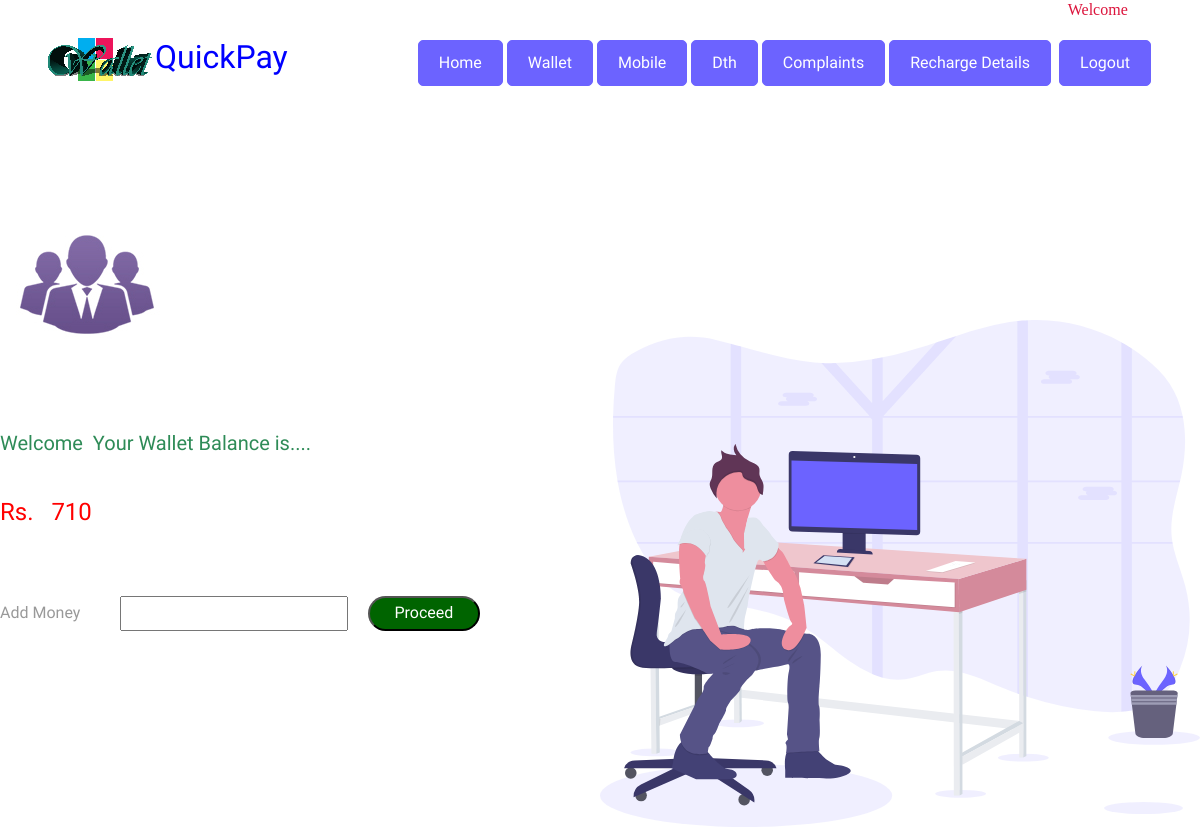
The page /wallt/ on the database as committed earlier.
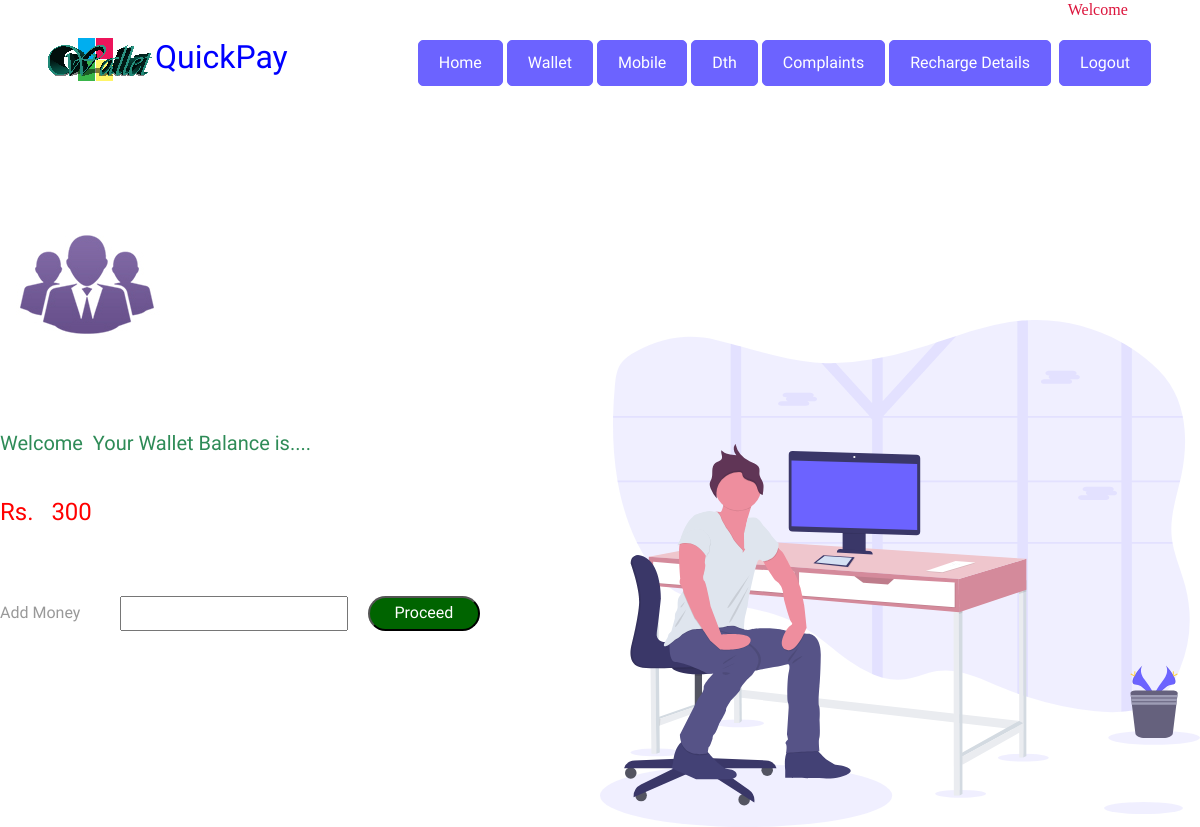
The same page on the database as committed later.
### login/models.py (models this page shows)
class wallet(models.Model):
    c_bal=models.IntegerField()
    ad_money=models.IntegerField()
    status=models.BooleanField(default=False)

### login/views.py (the view)
# urls.py: path('wallt/',views.wallt,name='wallt'),
def wallt(request):
    m=wallet.objects.all()
    Idlist=[]
    for e in m:
        Idlist.append(e.id)
    maxid=max(Idlist)
    k=wallet.objects.filter(id=maxid)
    return render(request,'wallet.html',{'k':k})

### templates/wallet.html (shortened to what this page needs)
{% load static %}
<!DOCTYPE html>
<html lang="en">
  <head>
    <link rel="stylesheet" href="{% static 'css/open-iconic-bootstrap.min.css' %}">
    <link rel="stylesheet" href="{% static 'css/animate.css' %}">
    <link rel="stylesheet" href="{% static 'css/owl.carousel.min.css' %}">
    <link rel="stylesheet" href="{% static 'css/owl.theme.default.min.css' %}">
    <link rel="stylesheet" href="{% static 'css/magnific-popup.css' %}">
    <link rel="stylesheet" href="{% static 'css/aos.css' %}">
    <link rel="stylesheet" href="{% static 'css/ionicons.min.css' %}">
    <link rel="stylesheet" href="{% static 'css/bootstrap-datepicker.css' %}">
    <link rel="stylesheet" href="{% static 'css/jquery.timepicker.css' %}">
    <link rel="stylesheet" href="{% static 'css/flaticon.css' %}">
    <link rel="stylesheet" href="{% static 'css/icomoon.css' %}">
    <link rel="stylesheet" href="{% static 'css/style.css' %}">
  </head>
  <body>
	  <nav class="navbar navbar-expand-lg navbar-dark ftco_navbar bg-dark ftco-navbar-light" id="ftco-navbar">
	    <div class="container">
          <a class="navbar-brand" href="#"> <h2  style="color:blue"><i><img src="/static/images/logo.png" alt=" " /></i>QuickPay</h2></a>
        <div class="collapse navbar-collapse" id="ftco-nav">
	        <ul class="navbar-nav ml-auto">
	          <li class="nav-item nav-item cta mr-md-1"><a href="/userhome"  class="nav-link">Home</a></li>
            <li class="nav-item nav-item cta mr-md-1"><a href="/wallt" class="nav-link">Wallet</a></li>
            <li class="nav-item nav-item cta mr-md-1  "><a class="nav-link" href="/mcharge" >Mobile</a></li>
            <li class="nav-item nav-item cta mr-md-1 "><a  class="nav-link" href="/dcharge" >Dth</a></li>
            <li class="nav-item nav-item cta mr-md-1"><a href="/care"class="nav-link">Complaints</a></li>
            <li class="nav-item nav-item cta mr-md-1"><a href="/rehistory/{{user.username}}" class="nav-link">Recharge Details</a></li>
            <li class="nav-item nav-item cta mr-md-1 ">
            <li class="nav-item cta mr-md-1"><a href="/logout" class="nav-link">Logout</a></li>
	        </ul>
	      </div>
	    </div>
	  </nav>
    <h6 style="font-family: Georgia, 'Times New Roman', Times, serif;color:crimson;">
      &nbsp;&nbsp;&nbsp;&nbsp;&nbsp;&nbsp;&nbsp;&nbsp;&nbsp;
           &nbsp;&nbsp;&nbsp;&nbsp;&nbsp;&nbsp;&nbsp;&nbsp;&nbsp;
           &nbsp;&nbsp;&nbsp;&nbsp;&nbsp; &nbsp;&nbsp;&nbsp;&nbsp;&nbsp;&nbsp;&nbsp;&nbsp;&nbsp;
           &nbsp;&nbsp;&nbsp;&nbsp;&nbsp;&nbsp;&nbsp;&nbsp;&nbsp;
           &nbsp;&nbsp;&nbsp;&nbsp;&nbsp; &nbsp;&nbsp;&nbsp;&nbsp;&nbsp;&nbsp;&nbsp;&nbsp;&nbsp;
           &nbsp;&nbsp;&nbsp;&nbsp;&nbsp;&nbsp;&nbsp;&nbsp;&nbsp;
           &nbsp;&nbsp;&nbsp;&nbsp;&nbsp; &nbsp;&nbsp;&nbsp;&nbsp;&nbsp;&nbsp;&nbsp;&nbsp;&nbsp;
           &nbsp;&nbsp;&nbsp;&nbsp;&nbsp;&nbsp;&nbsp;&nbsp;&nbsp;
           &nbsp;&nbsp;&nbsp;&nbsp;&nbsp; &nbsp;&nbsp;&nbsp;&nbsp;&nbsp;&nbsp;&nbsp;&nbsp;&nbsp;
           &nbsp;&nbsp;&nbsp;&nbsp;&nbsp;&nbsp;&nbsp;&nbsp;&nbsp;
           &nbsp;&nbsp;&nbsp;&nbsp;&nbsp;  &nbsp;&nbsp;&nbsp;&nbsp;&nbsp;&nbsp;&nbsp;&nbsp;&nbsp;
           &nbsp;&nbsp;&nbsp;&nbsp;&nbsp;&nbsp;&nbsp;&nbsp;&nbsp;
           &nbsp;&nbsp;&nbsp;&nbsp;&nbsp; &nbsp;&nbsp;&nbsp;&nbsp;&nbsp;&nbsp;&nbsp;&nbsp;&nbsp;
           &nbsp;&nbsp;&nbsp;&nbsp;&nbsp; &nbsp;&nbsp;&nbsp;&nbsp;&nbsp;&nbsp;&nbsp;&nbsp;&nbsp;
           &nbsp;&nbsp;&nbsp;&nbsp;&nbsp; &nbsp;&nbsp;&nbsp;&nbsp;&nbsp;&nbsp;&nbsp;&nbsp;&nbsp;
           &nbsp;&nbsp;&nbsp;&nbsp;&nbsp; &nbsp;&nbsp;&nbsp;&nbsp;&nbsp;&nbsp;&nbsp;&nbsp;&nbsp;
           &nbsp;&nbsp;&nbsp;&nbsp;
           &nbsp;&nbsp;&nbsp;&nbsp;&nbsp;  &nbsp;&nbsp;&nbsp;&nbsp;&nbsp;&nbsp;&nbsp;&nbsp;&nbsp;
           &nbsp;&nbsp;&nbsp;&nbsp;&nbsp; &nbsp;&nbsp;&nbsp;&nbsp;&nbsp;&nbsp;&nbsp;&nbsp;&nbsp;
           &nbsp;&nbsp;&nbsp;&nbsp;&nbsp; &nbsp;&nbsp;&nbsp;&nbsp;&nbsp;&nbsp;&nbsp;&nbsp;&nbsp;
           Welcome&nbsp;&nbsp;{{user.username}}</h6>
    <div class="hero-wrap js-fullheight">
      <div class="container-fluid px-0">
      	<div class="row d-md-flex no-gutters slider-text align-items-end js-fullheight justify-content-end">
	      	<img class="one-third align-self-end order-md-last img-fluid" src="/static/images/undraw_work_time_lhoj.svg" alt="">
	        <div class="one-forth d-flex align-items-center ftco-animate js-fullheight">
				<section><BR><BR>
            <img src="/static/images/pic1.jpg" alt=" " />
            <BR><BR>
            {% for j in k %}
            <form action="/paynow/" method="post" id="signup">
                <h2>&nbsp;</h2>
                <h5 style="color:seagreen;"> Welcome&nbsp;{{user.first_name}} Your Wallet Balance is....</h5> &nbsp;
                <h4 style="color:red"> Rs.&nbsp;&nbsp;
                 {{j.c_bal}}</h4>
                          <BR>
                        <BR>
                 Add Money
                 &nbsp; &nbsp; &nbsp; &nbsp; &nbsp;<input type="number" id="tel2" name="amount" required />
                <input type="submit"  value="Proceed" style="background-color: darkgreen;border-radius: 7em;color:#FFFFFF; width:7em;"/>
              </form>
              {% endfor %}
				</section>
  </body>
</html>

Rows that differ between the two databases and show on the page:
no longer on this page (row unchanged): wallet: c_bal "710"
added wallet: c_bal "300"
